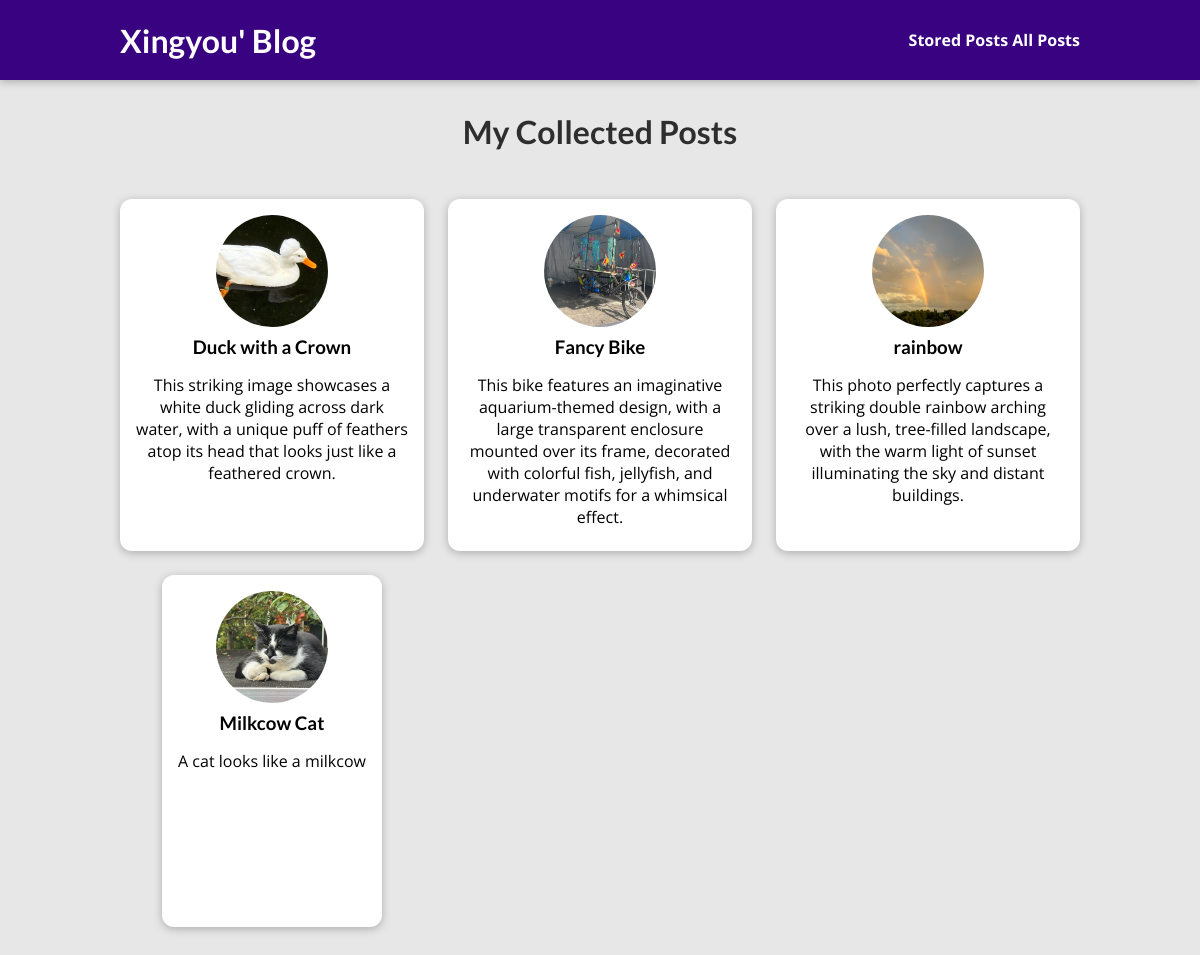
/posts/, run on the app's committed database.
### blog/models.py (models this page shows, shortened)
class Post(models.Model):
    title = models.CharField(max_length=200)
    excerpt = models.CharField(max_length=500)
    image = models.ImageField(upload_to='posts/', null=True)
    date = models.DateField(auto_now=True)
    slug = models.SlugField(unique=True, db_index=True)
    content = models.TextField(validators=[MinLengthValidator(10)])
    author = models.ForeignKey(Author, on_delete=models.SET_NULL, null=True, related_name='posts' )
    tag = models.ManyToManyField(Tag)

### blog/views.py (the view)
# urls.py: path('posts/', views.AllPostsView.as_view(), name='posts-page'),
class AllPostsView(ListView):
    template_name = "blog/all-posts.html"
    model = Post
    context_object_name = "all_posts"
    queryset = Post.objects.all().order_by("-date")

### blog/templates/blog/all-posts.html (shortened to what this page needs)
{% extends "base.html" %}
{% load static %}
{% block css_files %}
  <link rel="stylesheet" href="{% static "blog/post.css" %}" />
  <link rel="stylesheet" href="{% static "blog/all-posts.css" %}" />
{% endblock %}
{% block content %}
<section id="all-posts">
  <h2>My Collected Posts</h2>
  <ul>
    {% for post in all_posts %}
      {% include "blog/includes/post.html" %}
    {% endfor %}
  </ul>
</section>
{% endblock %}

### blog/templates/blog/includes/post.html
{% load static %}
<li>
  <article class="post">
    <a href="{% url "post-detail-page" post.slug %}">
      <img src="{{post.image.url}}" alt="{{ post.title }}"
      />
      <div class="post_content">
        <h3>{{ post.title }}</h3>
        <p>
          {{ post.excerpt }}
        </p>
      </div>
    </a>
  </article>
</li>

### static/app.css (style rules this page uses)
* { box-sizing: border-box; }
html { font-family: 'Open Sans', 'Lato', sans-serif; }
body { margin: 0; }
h1, h2, h3 { font-family: 'Lato', sans-serif; font-weight: bold; }

### blog/static/blog/post.css (style rules this page uses)
.post { display: flex; flex-direction: column; align-items: center; text-align: center; }
.post a { text-decoration: none; color: black; transition: all 0.2s ease; padding: 1rem; }
.post img { width: 5rem; height: 5rem; object-fit: cover; border-radius: 50%; }
.post h3 { margin: 0.25rem 0; }

### blog/static/blog/all-posts.css (style rules this page uses)
body { background-color: #e7e7e7; }
#all-posts { margin: 7rem auto; width: 90%; max-width: 60rem; }
#all-posts h2 { text-align: center; font-size: 2rem; color: #2e2e2e; margin: 3rem 0; }
ul { list-style: none; margin: 0; padding: 0; display: grid; grid-template-columns: repeat(auto-fill, minmax(17rem, 1fr)); gap: 1.5rem; }
.post img { width: 7rem; height: 7rem; }
.post a { height: 22rem; transform-origin: center; box-shadow: 0 2px 8px rgba(0, 0, 0, 0.25); border-radius: 12px; background-color: white; }

### data on the page
Post: image (picture), title "Duck with a Crown", excerpt "This striking image showcases a white duck gliding across dark water, with a unique puff of feathers atop its head that looks just like a feathered crown."
Post: image (picture), title "Fancy Bike", excerpt "This bike features an imaginative aquarium-themed design, with a large transparent enclosure mounted over its frame, decorated with colorful fish, jellyfish, and underwater motifs for a whimsical effect."
Post: image (picture), title "rainbow", excerpt "This photo perfectly captures a striking double rainbow arching over a lush, tree-filled landscape, with the warm light of sunset illuminating the sky and distant buildings."
Post: image (picture), title "Milkcow Cat", excerpt "A cat looks like a milkcow"
